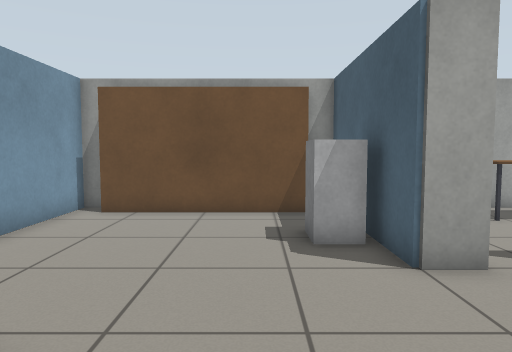
view 1 (above)

16 first-person views from a walk through a robot-simulator world made for Gazebo. The camera is 0.9 m above the floor, tilts 4° down and sees 70° across. The floor is counted in squares, 0.5 m on a side. Each view is taken from the middle of a square. On the plan, view 1 faces up. The plan holds only what a view shows up to about 18 squares ahead; the rest is blank.

view 2
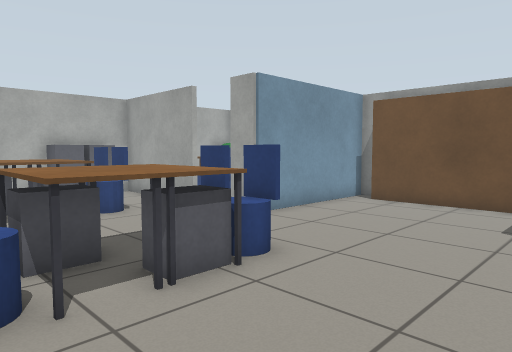

view 3
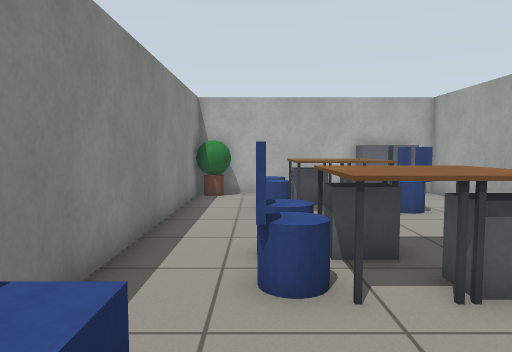

view 4
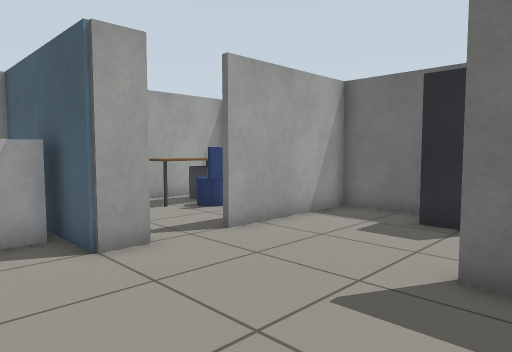

view 5
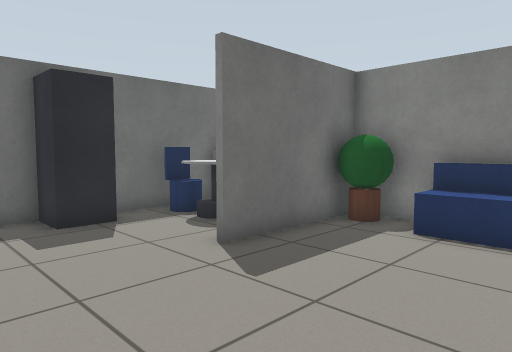

view 6
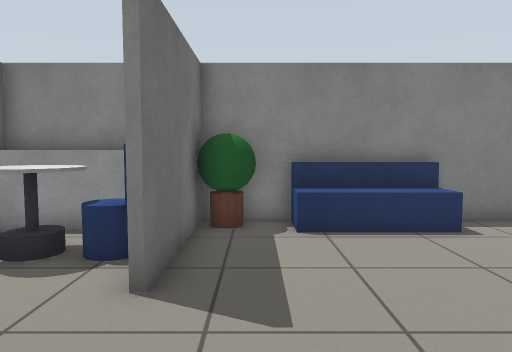

view 7
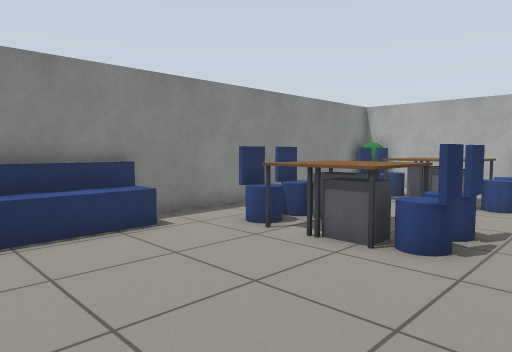

view 8
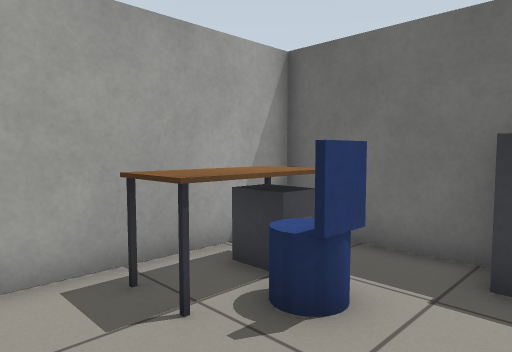

view 9
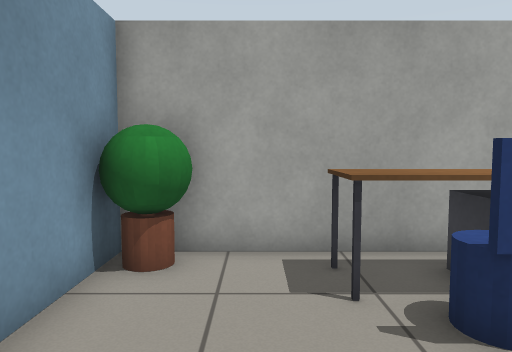

view 10
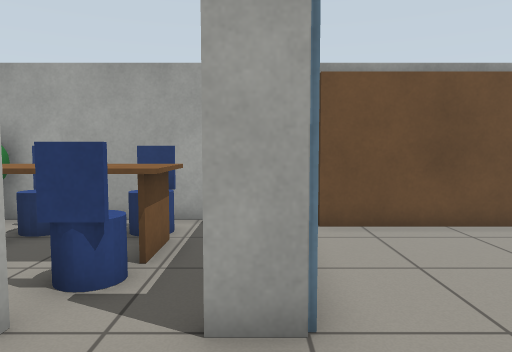

view 11
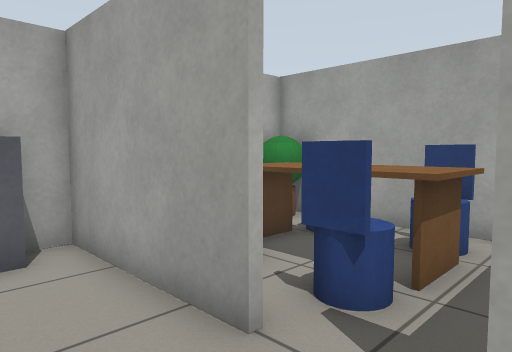

view 12
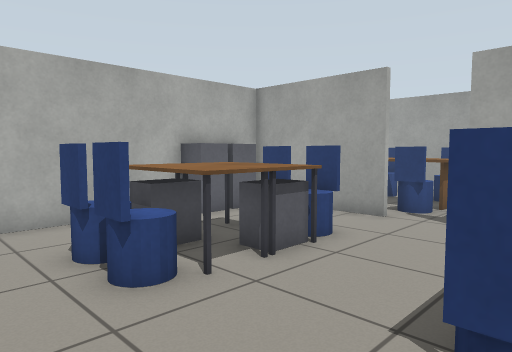

view 13
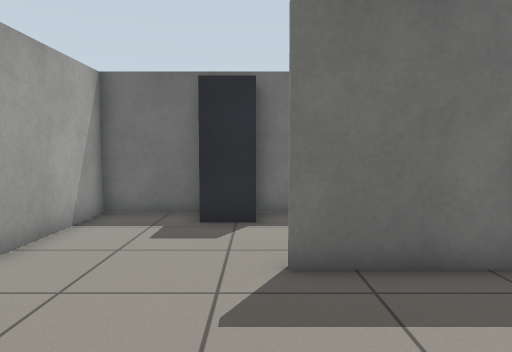

view 14
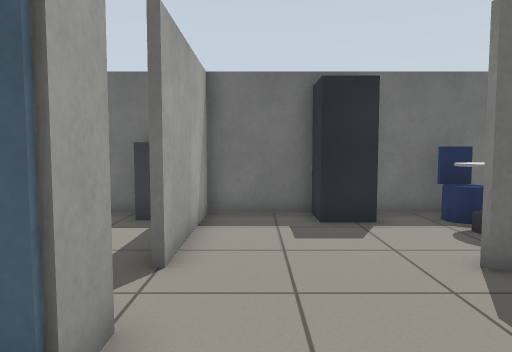

view 15
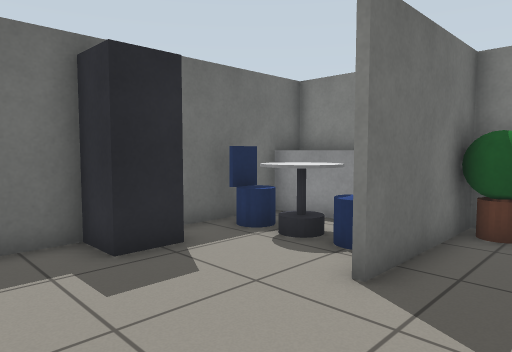

view 16
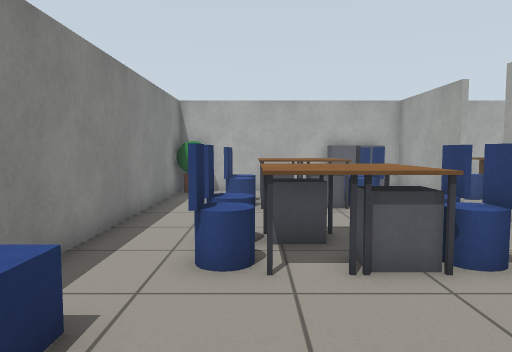

### Floor plan
Key: @ floor where view 1 was taken; # wall or solid block; . floor; = window, fence, low wall or low ledge; E desk; B white box; C chair; F filing cabinet; P plant; S sofa; I office chair; R fridge; T kitchen table; U counter.
Columns run from 14 left of view 1 to 11 right of it. Each row starts with its distance up from view 1.
 12  ##########     #########
 11  PP.....#.#######PP......#
 10 #PPCCCC.#.......#P..EEEE.#
  9 #  ###=.#.......#....II..#
  8   =###=.#......BB....II..#
  7    CCCC.#......BB.......F#
  6 ######..#.......##..###FF#
  5 #........................#
  4 #F.......................#
  3 #F..CC....CC.............#
  2 #F..CC....CC...........RR#
  1 # .EEEE..EEEE..........RR#
  0 #  EEEE..EEEE.@.....#....#
 -1 #...CC....CC........CCTCC#
 -2 #...CC....CC........CCTC##
 -3 #P............SSSS.P#UUUU#
 -4 #PP...........SSSSPP    U
 -5    ######################

Where each view was taken, in squares from view 1:
view 1: 0 up, 0 right, facing up
view 2: 2 down, 2 right, facing up-left
view 3: 2 down, 2 right, facing left
view 4: 1 down, 0 right, facing up-right
view 5: 5 up, 0 right, facing down-right
view 6: 5 up, 4 right, facing down
view 7: 5 up, 4 right, facing down-left
view 8: 6 up, 4 right, facing up-right
view 9: 5 up, 5 right, facing up
view 10: 2 up, 6 left, facing up
view 11: 3 up, 6 left, facing up-left
view 12: 4 down, 4 left, facing up-left
view 13: 1 up, 0 right, facing right
view 14: 4 up, 0 right, facing right
view 15: 5 up, 3 right, facing down-right
view 16: 1 down, 3 right, facing left
